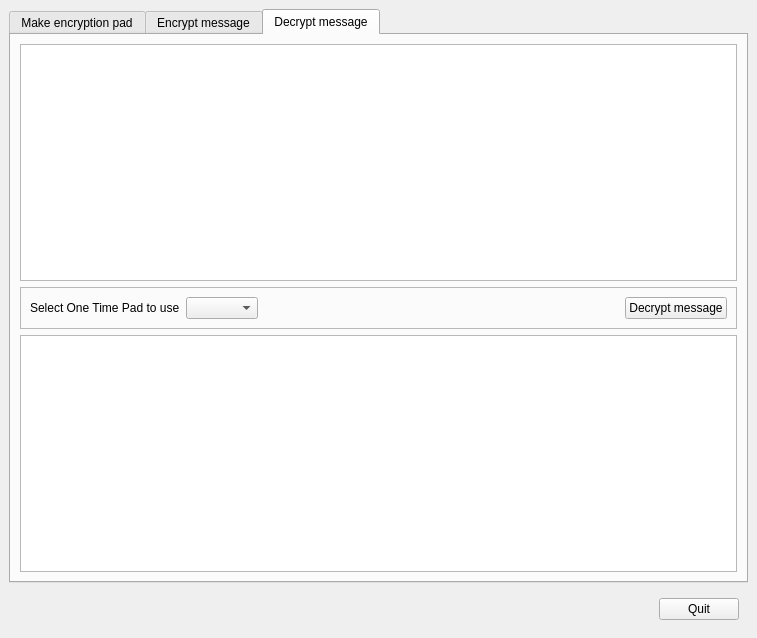
<?xml version="1.0" encoding="UTF-8"?>
<ui version="4.0">
 <class>MainWindow</class>
 <widget class="QMainWindow" name="MainWindow">
  <property name="geometry">
   <rect>
    <x>0</x>
    <y>0</y>
    <width>757</width>
    <height>638</height>
   </rect>
  </property>
  <property name="windowTitle">
   <string>MainWindow</string>
  </property>
  <widget class="QWidget" name="centralwidget">
   <layout class="QVBoxLayout" name="verticalLayout_2">
    <item>
     <widget class="QTabWidget" name="tabWidget">
      <property name="currentIndex">
       <number>2</number>
      </property>
      <widget class="QWidget" name="tab_1">
       <attribute name="title">
        <string>Make encryption pad</string>
       </attribute>
       <layout class="QVBoxLayout" name="verticalLayout_6">
        <item>
         <widget class="QFrame" name="frame_3">
          <property name="frameShape">
           <enum>QFrame::NoFrame</enum>
          </property>
          <property name="frameShadow">
           <enum>QFrame::Raised</enum>
          </property>
          <layout class="QVBoxLayout" name="verticalLayout_4">
           <item>
            <spacer name="verticalSpacer">
             <property name="orientation">
              <enum>Qt::Vertical</enum>
             </property>
             <property name="sizeHint" stdset="0">
              <size>
               <width>20</width>
               <height>214</height>
              </size>
             </property>
            </spacer>
           </item>
          </layout>
         </widget>
        </item>
        <item>
         <widget class="QFrame" name="frame_4">
          <property name="frameShape">
           <enum>QFrame::NoFrame</enum>
          </property>
          <property name="frameShadow">
           <enum>QFrame::Raised</enum>
          </property>
          <layout class="QHBoxLayout" name="horizontalLayout_4">
           <item>
            <spacer name="horizontalSpacer_3">
             <property name="orientation">
              <enum>Qt::Horizontal</enum>
             </property>
             <property name="sizeHint" stdset="0">
              <size>
               <width>299</width>
               <height>20</height>
              </size>
             </property>
            </spacer>
           </item>
           <item>
            <widget class="QPushButton" name="makeButton">
             <property name="text">
              <string>Make NEW pad</string>
             </property>
            </widget>
           </item>
           <item>
            <spacer name="horizontalSpacer_4">
             <property name="orientation">
              <enum>Qt::Horizontal</enum>
             </property>
             <property name="sizeHint" stdset="0">
              <size>
               <width>298</width>
               <height>20</height>
              </size>
             </property>
            </spacer>
           </item>
          </layout>
         </widget>
        </item>
        <item>
         <widget class="QFrame" name="frame_5">
          <property name="frameShape">
           <enum>QFrame::NoFrame</enum>
          </property>
          <property name="frameShadow">
           <enum>QFrame::Raised</enum>
          </property>
          <layout class="QVBoxLayout" name="verticalLayout_5">
           <item>
            <widget class="QLabel" name="label">
             <property name="text">
              <string>One-time pad cryptography is theoretically the only encryption technique that cannot be cracked. It requires the use of a one-time pre-shared key that is longer than the message being sent. A plaintext message is encrypted character by character with the corresponding character of the one-time pad. The resulting ciphertext will be impossible to decrypt so long as; the key is truly random, the key is longer than the plaintext message, the key is never reused, the key is kept secret.

The following script is not intended as a full application, but just a demonstration of the technique. It should be copied to 2 different computers, however the one-time pad should only be generated on 1 computer and transferred securily to the other machine. Then it is as simple as typing in a message on the first machine, selecting the one-time pad to use and encrypting the plaintext. The resulting cuphertext can be send to the second machine, either by email, usb stick, etc and decrypted using the same one-time pad number.

The main issue with this code is that the one-time pad is not truly random in nature. As it has been generated on a computer it is only pseudo-random and therefore possible to crack. Option for making this truly random are using data from an online service such as at www.random.org to make the one-time pads or using a hardware random number generator (available on www.amazon.com).</string>
             </property>
             <property name="alignment">
              <set>Qt::AlignJustify|Qt::AlignVCenter</set>
             </property>
             <property name="wordWrap">
              <bool>true</bool>
             </property>
            </widget>
           </item>
          </layout>
         </widget>
        </item>
       </layout>
      </widget>
      <widget class="QWidget" name="tab_2">
       <attribute name="title">
        <string>Encrypt message</string>
       </attribute>
       <layout class="QVBoxLayout" name="verticalLayout">
        <item>
         <widget class="QTextEdit" name="textEditIN">
          <property name="minimumSize">
           <size>
            <width>400</width>
            <height>0</height>
           </size>
          </property>
         </widget>
        </item>
        <item>
         <widget class="QLabel" name="wordcountlabel">
          <property name="text">
           <string>TextLabel</string>
          </property>
          <property name="alignment">
           <set>Qt::AlignRight|Qt::AlignTrailing|Qt::AlignVCenter</set>
          </property>
         </widget>
        </item>
        <item>
         <widget class="QFrame" name="frame">
          <property name="frameShape">
           <enum>QFrame::StyledPanel</enum>
          </property>
          <property name="frameShadow">
           <enum>QFrame::Raised</enum>
          </property>
          <layout class="QHBoxLayout" name="horizontalLayout_2">
           <item>
            <widget class="QLabel" name="label_2">
             <property name="text">
              <string>Select One Time Pad to use</string>
             </property>
            </widget>
           </item>
           <item>
            <widget class="QComboBox" name="padCombo_1"/>
           </item>
           <item>
            <spacer name="horizontalSpacer">
             <property name="orientation">
              <enum>Qt::Horizontal</enum>
             </property>
             <property name="sizeHint" stdset="0">
              <size>
               <width>384</width>
               <height>20</height>
              </size>
             </property>
            </spacer>
           </item>
           <item>
            <widget class="QPushButton" name="encryptButton">
             <property name="text">
              <string>Encrypt message</string>
             </property>
            </widget>
           </item>
          </layout>
         </widget>
        </item>
        <item>
         <widget class="QTextEdit" name="textEditOUT">
          <property name="readOnly">
           <bool>true</bool>
          </property>
         </widget>
        </item>
       </layout>
      </widget>
      <widget class="QWidget" name="tab">
       <attribute name="title">
        <string>Decrypt message</string>
       </attribute>
       <layout class="QVBoxLayout" name="verticalLayout_3">
        <item>
         <widget class="QTextEdit" name="textEditIN_2">
          <property name="minimumSize">
           <size>
            <width>400</width>
            <height>0</height>
           </size>
          </property>
         </widget>
        </item>
        <item>
         <widget class="QFrame" name="frame_2">
          <property name="frameShape">
           <enum>QFrame::StyledPanel</enum>
          </property>
          <property name="frameShadow">
           <enum>QFrame::Raised</enum>
          </property>
          <layout class="QHBoxLayout" name="horizontalLayout_3">
           <item>
            <widget class="QLabel" name="label_3">
             <property name="text">
              <string>Select One Time Pad to use</string>
             </property>
            </widget>
           </item>
           <item>
            <widget class="QComboBox" name="padCombo_2"/>
           </item>
           <item>
            <spacer name="horizontalSpacer_2">
             <property name="orientation">
              <enum>Qt::Horizontal</enum>
             </property>
             <property name="sizeHint" stdset="0">
              <size>
               <width>384</width>
               <height>20</height>
              </size>
             </property>
            </spacer>
           </item>
           <item>
            <widget class="QPushButton" name="decryptButton">
             <property name="text">
              <string>Decrypt message</string>
             </property>
            </widget>
           </item>
          </layout>
         </widget>
        </item>
        <item>
         <widget class="QTextEdit" name="textEditOUT_2">
          <property name="readOnly">
           <bool>true</bool>
          </property>
         </widget>
        </item>
       </layout>
      </widget>
     </widget>
    </item>
    <item>
     <widget class="QFrame" name="frame_6">
      <property name="frameShape">
       <enum>QFrame::NoFrame</enum>
      </property>
      <property name="frameShadow">
       <enum>QFrame::Raised</enum>
      </property>
      <layout class="QHBoxLayout" name="horizontalLayout">
       <item>
        <spacer name="horizontalSpacer_9">
         <property name="orientation">
          <enum>Qt::Horizontal</enum>
         </property>
         <property name="sizeHint" stdset="0">
          <size>
           <width>583</width>
           <height>20</height>
          </size>
         </property>
        </spacer>
       </item>
       <item>
        <widget class="QPushButton" name="quitButton">
         <property name="text">
          <string>Quit</string>
         </property>
        </widget>
       </item>
      </layout>
     </widget>
    </item>
   </layout>
  </widget>
 </widget>
 <resources/>
 <connections/>
</ui>
